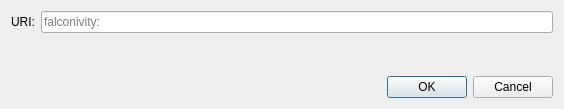
<?xml version="1.0" encoding="UTF-8"?>
<ui version="4.0">
 <class>OpenURIDialog</class>
 <widget class="QDialog" name="OpenURIDialog">
  <property name="geometry">
   <rect>
    <x>0</x>
    <y>0</y>
    <width>564</width>
    <height>109</height>
   </rect>
  </property>
  <property name="windowTitle">
   <string>Open falconivity URI</string>
  </property>
  <layout class="QVBoxLayout" name="verticalLayout">
   <item>
    <layout class="QHBoxLayout" name="horizontalLayout">
     <item>
      <widget class="QLabel" name="label">
       <property name="text">
        <string>URI:</string>
       </property>
      </widget>
     </item>
     <item>
      <widget class="QValidatedLineEdit" name="uriEdit">
       <property name="placeholderText">
        <string notr="true">falconivity:</string>
       </property>
      </widget>
     </item>
    </layout>
   </item>
   <item>
    <spacer name="verticalSpacer">
     <property name="orientation">
      <enum>Qt::Vertical</enum>
     </property>
     <property name="sizeHint" stdset="0">
      <size>
       <width>20</width>
       <height>40</height>
      </size>
     </property>
    </spacer>
   </item>
   <item>
    <widget class="QDialogButtonBox" name="buttonBox">
     <property name="orientation">
      <enum>Qt::Horizontal</enum>
     </property>
     <property name="standardButtons">
      <set>QDialogButtonBox::Cancel|QDialogButtonBox::Ok</set>
     </property>
    </widget>
   </item>
  </layout>
 </widget>
 <customwidgets>
  <customwidget>
   <class>QValidatedLineEdit</class>
   <extends>QLineEdit</extends>
   <header>qt/qvalidatedlineedit.h</header>
  </customwidget>
 </customwidgets>
 <resources/>
 <connections>
  <connection>
   <sender>buttonBox</sender>
   <signal>accepted()</signal>
   <receiver>OpenURIDialog</receiver>
   <slot>accept()</slot>
   <hints>
    <hint type="sourcelabel">
     <x>248</x>
     <y>254</y>
    </hint>
    <hint type="destinationlabel">
     <x>157</x>
     <y>274</y>
    </hint>
   </hints>
  </connection>
  <connection>
   <sender>buttonBox</sender>
   <signal>rejected()</signal>
   <receiver>OpenURIDialog</receiver>
   <slot>reject()</slot>
   <hints>
    <hint type="sourcelabel">
     <x>316</x>
     <y>260</y>
    </hint>
    <hint type="destinationlabel">
     <x>286</x>
     <y>274</y>
    </hint>
   </hints>
  </connection>
 </connections>
</ui>
